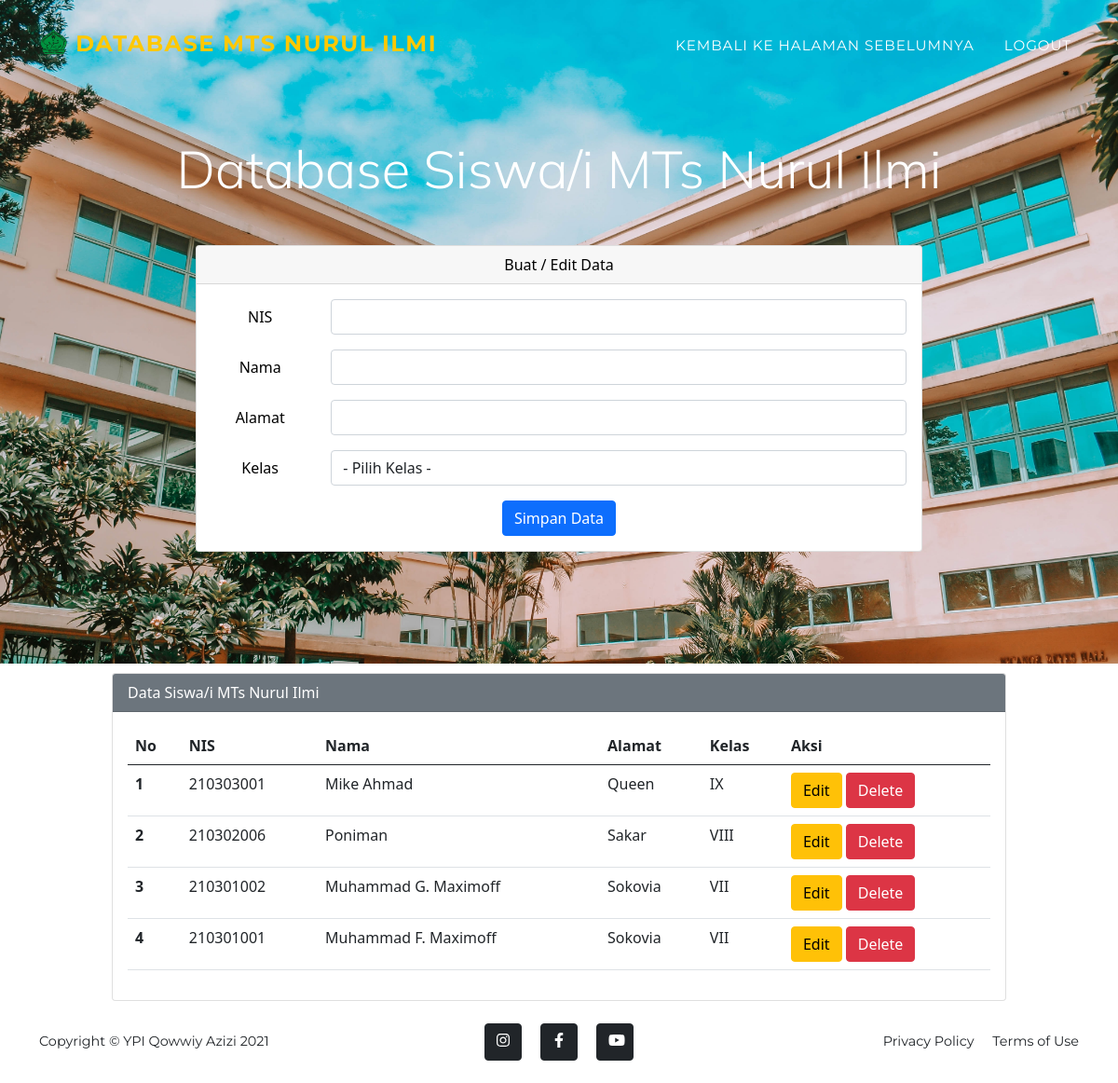
Screenshot of /data_mts.php (signed in) with the database file from the repository.
### tables this page shows
CREATE TABLE `dbmts` (
  `id` int(200) NOT NULL,
  `nis` varchar(333) NOT NULL,
  `nama` varchar(333) NOT NULL,
  `alamat` varchar(333) NOT NULL,
  `kelas` varchar(333) NOT NULL
);

### data_mts.php (the view, shortened to what this page needs)
<?php
$host       = "localhost";
$user       = "root";
$pass       = "";
$db         = "dbsekolah";
$koneksi    = mysqli_connect($host, $user, $pass, $db);
$nis        = "";
$nama       = "";
$alamat     = "";
?>
<!DOCTYPE html>
<html lang="en">
    <head>
        <link href="styles.css" rel="stylesheet" />
        <link href="https://cdn.jsdelivr.net/npm/bootstrap@5.0.0-beta2/dist/css/bootstrap.min.css" rel="stylesheet">
    </head>
    <body id="page-top">
        <nav class="navbar navbar-expand-lg navbar-dark fixed-top" id="mainNav">
            <div class="container">
                <a class="navbar-brand" href="#page-top"><img src="YPI.png" class="mb-2" alt="..." />      Database MTs Nurul Ilmi</a>
                <div class="collapse navbar-collapse" id="navbarResponsive">
                    <ul class="navbar-nav text-uppercase ms-auto py-4 py-lg-0">
                        <li class="nav-item"><a class="nav-link" href="landing-page-tendik.php">Kembali Ke Halaman Sebelumnya</a></li>
                        <li class="nav-item"><a class="nav-link" href="logout.php">Logout</a></li>
                    </ul>
                </div>
            </div>
        </nav>
        <header class="masthead" style="padding-bottom: 10%;
                                        padding-top: 100px;">
        <div class="jumbotron">
            <div class="container">
                <div class="col-lg-12 text-center mt-5 mb-5">
                    <h3 class="display-4" id="font-amru">Database Siswa/i MTs Nurul Ilmi</h3>
                </div>
            </div>
        </div>
        <div class="mx-auto">
            <div class="card">
                <div class="card-header" style="color : black">
                    Buat / Edit Data
                </div>
                <div class="card-body">
                    <form action="" method="POST">
                        <div class="mb-3 row">
                            <label for="nis" class="col-sm-2 col-form-label" style="color: black">NIS</label>
                            <div class="col-sm-10">
                                <input type="text" class="form-control" id="nis" name="nis" value="<?php echo $nis ?>">
                            </div>
                        </div>
                        <div class="mb-3 row">
                            <label for="nama" class="col-sm-2 col-form-label" style="color : black">Nama</label>
                            <div class="col-sm-10">
                                <input type="text" class="form-control" id="nama" name="nama" value="<?php echo $nama ?>">
                            </div>
                        </div>
                        <div class="mb-3 row">
                            <label for="alamat" class="col-sm-2 col-form-label" style="color : black">Alamat</label>
                            <div class="col-sm-10">
                                <input type="text" class="form-control" id="alamat" name="alamat" value="<?php echo $alamat ?>">
                            </div>
                        </div>
                        <div class="mb-3 row">
                            <label for="kelas" class="col-sm-2 col-form-label" style="color : black">Kelas</label>
                            <div class="col-sm-10">
                                <select class="form-control" name="kelas" id="kelas">
                                    <option value="">- Pilih Kelas -</option>
                                </select>
                            </div>
                        </div>
                        <div class="col-12">
                            <input type="submit" name="simpan" value="Simpan Data" class="btn btn-primary" />
                        </div>
                    </form>
                </div>
            </div>
            </div>
            </header>
        <div class="mx-auto" style="width: 80%">
            <div class="card">
                <div class="card-header text-white bg-secondary">
                    Data Siswa/i MTs Nurul Ilmi
                </div>
                <div class="card-body">
                    <table class="table">
                        <thead>
                            <tr>
                                <th scope="col">No</th>
                                <th scope="col">NIS</th>
                                <th scope="col">Nama</th>
                                <th scope="col">Alamat</th>
                                <th scope="col">Kelas</th>
                                <th scope="col">Aksi</th>
                            </tr>
                        </thead>
                        <tbody>
                            <?php
                            $sql2   = "select * from dbmts order by id desc";
                            $q2     = mysqli_query($koneksi, $sql2);
                            $urut   = 1;
                            while ($r2 = mysqli_fetch_array($q2)) {
                                $id         = $r2['id'];
                                $nis        = $r2['nis'];
                                $nama       = $r2['nama'];
                                $alamat     = $r2['alamat'];
                                $kelas      = $r2['kelas'];
                            ?>
                                <tr>
                                    <th scope="row"><?php echo $urut++ ?></th>
                                    <td scope="row"><?php echo $nis ?></td>
                                    <td scope="row"><?php echo $nama ?></td>
                                    <td scope="row"><?php echo $alamat ?></td>
                                    <td scope="row"><?php echo $kelas ?></td>
                                    <td scope="row">
                                        <a href="data_mts.php?op=edit&id=<?php echo $id ?>"><button type="button" class="btn btn-warning">Edit</button></a>
                                        <a href="data_mts.php?op=delete&id=<?php echo $id?>" onclick="return confirm('Yakin mau delete data?')"><button type="button" class="btn btn-danger">Delete</button></a>
                                    </td>
                                </tr>
                            <?php
                            }
                            ?>
                        </tbody>
                    </table>
                </div>
            </div>
        </div>
        <footer class="footer py-4">
            <div class="container">
                <div class="row align-items-center">
                    <div class="col-lg-4 text-lg-start">Copyright &copy; YPI Qowwiy Azizi 2021</div>
                    <div class="col-lg-4 my-3 my-lg-0">
                        <a class="btn btn-dark btn-social mx-2" href="https://www.instagram.com/"><i class="fab fa-instagram"></i></a>
                        <a class="btn btn-dark btn-social mx-2" href="https://id-id.facebook.com/"><i class="fab fa-facebook-f"></i></a>
                        <a class="btn btn-dark btn-social mx-2" href="https://www.youtube.com/"><i class="fab fa-youtube"></i></a>
                    </div>
                    <div class="col-lg-4 text-lg-end">
                        <a class="link-dark text-decoration-none me-3" href="#!">Privacy Policy</a>
                        <a class="link-dark text-decoration-none" href="#!">Terms of Use</a>
                    </div>
                </div>
            </div>
        </footer>
    </body>
</html>

### data_mts.php (style rules this page uses)
.mx-auto { width: 65%; }
.card { margin-top: 10px; }
#font-amru { font-family: 'Mulish', sans-serif; }

### rows the page displays
dbmts: nis "210303001", nama "Mike Ahmad", alamat "Queen", kelas "IX"
dbmts: nis "210302006", nama "Poniman", alamat "Sakar", kelas "VIII"
dbmts: nis "210301002", nama "Muhammad G. Maximoff", alamat "Sokovia", kelas "VII"
dbmts: nis "210301001", nama "Muhammad F. Maximoff", alamat "Sokovia", kelas "VII"
